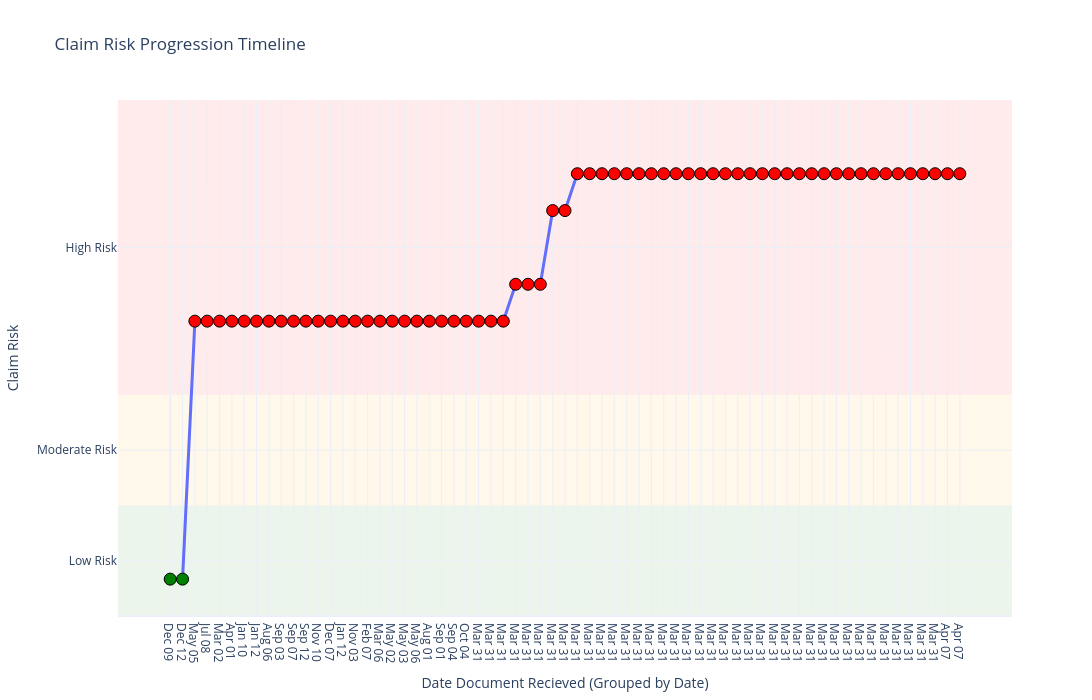

Notebook code cell kept with this figure:
### Code cell
import random
from datetime import datetime, timedelta
import plotly.graph_objects as go
from collections import defaultdict
import re 
from datetime import datetime

# -----------------------------
# INPUT DATA
# -----------------------------
data = final_results

# -----------------------------
# CONFIG
# -----------------------------
risk_map = {"L": 1, "M": 2, "H": 3}
risk_label = {1: "Low", 2: "Moderate", 3: "High"}
risk_color = {1: "green", 2: "orange", 3: "red"}

MIN_OFFSET = 1
PADDING = 2

# -----------------------------
# STEP 1: ASSIGN DATES
# -----------------------------
date_buckets = {
    "L": (datetime(2026, 1, 1), datetime(2026, 1, 31)),
    "M": (datetime(2026, 2, 1), datetime(2026, 2, 28)),
    "H": (datetime(2026, 3, 1), datetime(2026, 3, 31)),
}

def random_date(start, end):
    delta = end - start
    return start + timedelta(days=random.randint(0, delta.days))

def get_date(doc):
    """
    Extracts date from doc['name'] after 'Doc Date'.
    Falls back to created_at.
    Returns timezone-naive datetime (safe for sorting).
    """

    name = doc.get("name", "")

    # Extract Doc Date
    match = re.search(r"Doc Date\s*(\d{1,2}-\d{1,2}-\d{2,4})", name)

    if match:
        date_str = match.group(1)

        for fmt in ("%d-%m-%Y", "%d-%m-%y"):
            try:
                dt = datetime.strptime(date_str, fmt)
                return dt  # already naive
            except ValueError:
                continue

    # Fallback → created_at
    created_at = doc.get("created_at")

    if created_at:
        try:
            dt = datetime.fromisoformat(created_at)

            # ✅ Convert to naive datetime
            if dt.tzinfo is not None:
                dt = dt.replace(tzinfo=None)

            return dt
        except Exception:
            pass

    # Final fallback
    return datetime.now()

for doc in data:
    # risk = doc["risk_info"]["document_risk_score"]
    # start, end = date_buckets.get(risk, (datetime(2026,1,1), datetime(2026,3,31)))
    doc["display_date"] = get_date(doc)

docs = sorted(data, key=lambda x: x["display_date"])
# docs[-1]["display_date"] = docs[-2]["display_date"]
# -----------------------------
# STEP 2: FIRST PASS (same)
# -----------------------------
seen_keywords = set()
current_max_risk = 0

cumulative_by_risk = {1: 0, 2: 0, 3: 0}
max_by_risk = {1: 0, 2: 0, 3: 0}

for doc in docs:
    doc_risk = risk_map.get(doc["risk_info"]["document_risk_score"], 0)
    ann = doc.get("annotations", {}).get("claim-characteristics", {}).get("annotations", [])

    current_keywords = {(a.get("Characteristic"), a.get("Question")) for a in ann}
    new_keywords = current_keywords - seen_keywords

    if doc_risk > current_max_risk:
        current_max_risk = doc_risk

    relevant = set()
    for cat, kw in new_keywords:
        for a in ann:
            if a.get("Question") == kw and a.get("Characteristic") == cat:
                if risk_map.get(a.get("RiskCategory"), 0) == current_max_risk:
                    relevant.add((cat, kw))

    cumulative_by_risk[current_max_risk] += len(relevant)
    max_by_risk[current_max_risk] = max(
        max_by_risk[current_max_risk],
        cumulative_by_risk[current_max_risk]
    )

    seen_keywords.update(current_keywords)

# -----------------------------
# STEP 3: REGION HEIGHTS
# -----------------------------
low_height = max_by_risk[1] + PADDING + MIN_OFFSET
mod_height = max_by_risk[2] + PADDING + MIN_OFFSET
high_height = max_by_risk[3] + PADDING + MIN_OFFSET

risk_base = {
    1: 0,
    2: low_height,
    3: low_height + mod_height
}

total_height = low_height + mod_height + high_height

# -----------------------------
# STEP 4: SECOND PASS + GROUPING
# -----------------------------
seen_keywords = set()
current_max_risk = 0
cumulative_by_risk = {1: 0, 2: 0, 3: 0}

grouped = defaultdict(list)

for doc in docs:
    doc_risk = risk_map.get(doc["risk_info"]["document_risk_score"], 0)
    ann = doc.get("annotations", {}).get("claim-characteristics", {}).get("annotations", [])

    current_keywords = {(a.get("Characteristic"), a.get("Question")) for a in ann}
    new_keywords = current_keywords - seen_keywords

    if doc_risk > current_max_risk:
        current_max_risk = doc_risk

    relevant = set()
    for cat, kw in new_keywords:
        for a in ann:
            if a.get("Question") == kw and a.get("Characteristic") == cat:
                if risk_map.get(a.get("RiskCategory"), 0) == current_max_risk:
                    relevant.add((cat, kw))

    cumulative_by_risk[current_max_risk] += len(relevant)
    seen_keywords.update(current_keywords)

    y_val = risk_base[current_max_risk] + cumulative_by_risk[current_max_risk] + MIN_OFFSET
    color = risk_color[current_max_risk]

    # -----------------------------
    # BUILD PER-DOC HOVER
    # -----------------------------
    hover = f"<b>{doc['name']}</b><br>"
    hover += f"Claim Risk: <span style='color:{color}'><b>{risk_label[current_max_risk]}</b></span><br>"
    hover += f"Cumulative Signals: <b>{cumulative_by_risk[current_max_risk]}</b><br>"

    if relevant:
        hover += f"<b>New {risk_label[current_max_risk]} Risk Signals: ({len(relevant)})</b><br>"
        temp = {}
        for cat, kw in relevant:
            temp.setdefault(cat, []).append(kw)

        for cat, kws in temp.items():
            hover += f"<b>{cat}</b>: <span style='color:{color}'>{', '.join(set(kws))}</span><br>"
    else:
        hover += f"<b>No new {risk_label[current_max_risk]} signals</b><br>"

    hover += "<br>"

    grouped[doc["display_date"]].append({
        "hover": hover,
        "y": y_val,
        "color": color
    })

# -----------------------------
# STEP 5: BUILD FINAL PLOT DATA
# -----------------------------
x_vals = []
y_vals = []
colors = []
hover_texts = []

sorted_dates = sorted(grouped.keys())

for i, date in enumerate(sorted_dates):
    entries = grouped[date]

    combined_hover = f"<b>Date: {date.strftime('%Y-%m-%d')}</b><br><br>"
    combined_hover += "".join([e["hover"] for e in entries])

    # take last state (latest doc that day)
    y_val = entries[-1]["y"]
    color = entries[-1]["color"]

    x_vals.append(i)
    y_vals.append(y_val)
    colors.append(color)
    hover_texts.append(combined_hover)

# -----------------------------
# STEP 6: PLOT
# -----------------------------
fig = go.Figure()

fig.add_trace(go.Scatter(
    x=x_vals,
    y=y_vals,
    mode='lines+markers',
    marker=dict(size=12, color=colors, line=dict(width=1, color='black')),
    line=dict(width=3),
    text=hover_texts,
    hoverinfo='text'
))

# -----------------------------
# BACKGROUND REGIONS
# -----------------------------
fig.add_shape(type="rect", xref="paper", yref="y",
              x0=0, x1=1, y0=0, y1=low_height,
              fillcolor="green", opacity=0.08, layer="below", line_width=0)

fig.add_shape(type="rect", xref="paper", yref="y",
              x0=0, x1=1, y0=low_height, y1=low_height+mod_height,
              fillcolor="orange", opacity=0.08, layer="below", line_width=0)

fig.add_shape(type="rect", xref="paper", yref="y",
              x0=0, x1=1, y0=low_height+mod_height, y1=total_height,
              fillcolor="red", opacity=0.08, layer="below", line_width=0)

# -----------------------------
# FINAL LAYOUT
# -----------------------------
fig.update_layout(
    title="Claim Risk Progression Timeline",

    xaxis=dict(
        title="Date Document Recieved (Grouped by Date)",
        tickvals=x_vals,
        ticktext=[d.strftime("%b %d") for d in sorted_dates]
    ),

    yaxis=dict(
        title="Claim Risk",
        tickvals=[
            low_height / 2,
            low_height + mod_height / 2,
            low_height + mod_height + high_height / 2
        ],
        ticktext=["Low Risk", "Moderate Risk", "High Risk"],
        range=[0, total_height]
    ),

    template="plotly_white",
    height=700,
    width=1200,

    hoverlabel=dict(
        bgcolor="white",
        font_size=13,
        font_family="Arial",
        font_color="black",
        bordercolor="lightgrey",
        align="left"
    )
)

fig.show()

### Figure 1 — Plotly figure (JSON) as saved in the notebook; plotly's stock layout.template omitted (floating-point values rounded to 4 significant figures)
{"data": [{"hoverinfo": "text", "line": {"width": 3}, "marker": {"color": ["green", "green", "red", "red", "red", "red", "red", "red", "red", "red", "red", "red", "red", "red", "red", "red", "red", "red", "red", "red", "red", "red", "red", "red", "red", "red", "red", "red", "red", "red", "red", "red", "red", "red", "red", "red", "red", "red", "red", "red", "red", "red", "red", "red", "red", "red", "red", "red", "red", "red", "red", "red", "red", "red", "red", "red", "red", "red", "red", "red", "red", "red", "red", "red", "red"], "line": {"color": "black", "width": 1}, "size": 12}, "mode": "lines+markers", "text": ["<b>Date: 2014-12-09</b><br><br><b>CLM - Examination Before Trial Report  PLAINTIFF Clm    138226 - MEDVINSKY ALLA vs. PANDYA MD HIMANSHU - Doc Date 9-12-2014.msg.msg</b><br>Claim Risk: <span style='color:green'><b>Low</b></span><br>Cumulative Signals: <b>0</b><br><b>No new Low signals</b><br><br><b>CLM - Examination Before Trial Report  PLAINTIFF Clm    138226 - MEDVINSKY ALLA vs. PANDYA MD HIMANSHU - Doc Date 9-12-2014.msg_R090514DEP.pdf</b><br>Claim Risk: <span style='color:green'><b>Low</b></span><br>Cumulative Signals: <b>0</b><br><b>No new Low signals</b><br><br>", "<b>Date: 2014-12-12</b><br><br><b>CLM - Defense Counsel General Correspondence  Clm    138226 - MEDVINSKY ALLA vs. PANDYA MD HIMANSHU - Doc Date 12-12-2014.msg.msg</b><br>Claim Risk: <span style='color:green'><b>Low</b></span><br>Cumulative Signals: <b>0</b><br><b>No new Low signals</b><br><br><b>CLM - Defense Counsel General Correspondence  Clm    138226 - MEDVINSKY ALLA vs. PANDYA MD HIMANSHU - Doc Date 12-12-2014.msg_R120814DIS.pdf</b><br>Claim Risk: <span style='color:green'><b>Low</b></span><br>Cumulative Signals: <b>0</b><br><b>No new Low signals</b><br><br>", "<b>Date: 2015-05-05</b><br><br><b>CLM - Defense Counsel General Correspondence UPDATE ON EBT DATES Clm    138226 - MEDVINSKY ALLA vs. PANDYA MD HIMANSHU - Doc Date 5-5-2015.msg.msg</b><br>Claim Risk: <span style='color:green'><b>Low</b></span><br>Cumulative Signals: <b>0</b><br><b>No new Low signals</b><br><br><b>CLM - Defense Counsel General Correspondence UPDATE ON EBT DATES Clm    138226 - MEDVINSKY ALLA vs. PANDYA MD HIMANSHU - Doc Date 5-5-2015.msg_R042415AP.pdf</b><br>Claim Risk: <span style='color:red'><b>High</b></span><br>Cumulative Signals: <b>1</b><br><b>New High Risk Signals: (1)</b><br><b>Other</b>: <span style='color:red'>Affidavit</span><br><br>", "<b>Date: 2015-07-08</b><br><br><b>CLM - Defense Counsel General Correspondence STATUS UPDATE Clm    138226 - MEDVINSKY, ALLA vs. PANDYA MD, HIMANSHU - Doc Date 8-7-2015.pdf</b><br>Claim Risk: <span style='color:red'><b>High</b></span><br>Cumulative Signals: <b>1</b><br><b>No new High signals</b><br><br>", "<b>Date: 2017-03-02</b><br><br><b>CLM - Defense Counsel General Correspondence REPORT - CASE STAYED Clm    138226 - MEDVINSKY, ALLA vs. PANDYA MD, HIMANSHU - Doc Date 2-3-2017.pdf</b><br>Claim Risk: <span style='color:red'><b>High</b></span><br>Cumulative Signals: <b>1</b><br><b>No new High signals</b><br><br>", "<b>Date: 2019-04-01</b><br><br><b>CLM - Defense Counsel Record Review Clm    138226 - MEDVINSKY, ALLA vs. PANDYA MD, HIMANSHU - Doc Date 1-4-2019.DOC</b><br>Claim Risk: <span style='color:red'><b>High</b></span><br>Cumulative Signals: <b>1</b><br><b>No new High signals</b><br><br>", "<b>Date: 2020-01-10</b><br><br><b>CLM - Defense Counsel General Correspondence DEFENSE COUNSEL CHRONOLOGY Clm    138226 - MEDVINSKY ALLA vs. PANDYA MD HIMANSHU - Doc Date 10-1-2020.msg.msg</b><br>Claim Risk: <span style='color:red'><b>High</b></span><br>Cumulative Signals: <b>1</b><br><b>No new High signals</b><br><br>", "<b>Date: 2021-01-12</b><br><br><b>CLM - Defense Counsel General Correspondence NO DECISION-ACTIVITY ON MOTION TO DISMISS Clm    138226 - MEDVINSKY ALLA vs. PANDYA MD HIMANSHU - Doc Date 12-1-2021.msg.msg</b><br>Claim Risk: <span style='color:red'><b>High</b></span><br>Cumulative Signals: <b>1</b><br><b>No new High signals</b><br><br>", "<b>Date: 2021-08-06</b><br><br><b>CLM - Defense Counsel General Correspondence STATUS OF MOTION TO DISMISS Clm    138226 - MEDVINSKY ALLA vs. PANDYA MD HIMANSHU - Doc Date 6-8-2021.msg.msg</b><br>Claim Risk: <span style='color:red'><b>High</b></span><br>Cumulative Signals: <b>1</b><br><b>No new High signals</b><br><br><b>CLM - Defense Counsel General Correspondence STATUS OF MOTION TO DISMISS Clm    138226 - MEDVINSKY ALLA vs. PANDYA MD HIMANSHU - Doc Date 6-8-2021.msg_To PRI re  6.16.21 Appearance Motion to Dismiss.DOC</b><br>Claim Risk: <span style='color:red'><b>High</b></span><br>Cumulative Signals: <b>1</b><br><b>No new High signals</b><br><br><b>CLM - Defense Counsel General Correspondence STATUS OF MOTION TO DISMISS Clm    138226 - MEDVINSKY ALLA vs. PANDYA MD HIMANSHU - Doc Date 6-8-2021.msg_To PRI re  6.16.21 Appearance Motion to Dismiss_.PDF</b><br>Claim Risk: <span style='color:red'><b>High</b></span><br>Cumulative Signals: <b>1</b><br><b>No new High signals</b><br><br>", "<b>Date: 2021-09-03</b><br><br><b>CLM - Defense Counsel General Correspondence MOTION TO DISMISS APPROVED Clm    138226 - MEDVINSKY ALLA vs. PANDYA MD HIMANSHU - Doc Date 3-9-2021.msg.msg</b><br>Claim Risk: <span style='color:red'><b>High</b></span><br>Cumulative Signals: <b>1</b><br><b>No new High signals</b><br><br><b>CLP - Motions-Orders Clm    138226 - MEDVINSKY ALLA vs. PANDYA MD HIMANSHU - Doc Date 3-9-2021.msg.msg</b><br>Claim Risk: <span style='color:red'><b>High</b></span><br>Cumulative Signals: <b>1</b><br><b>No new High signals</b><br><br>", "<b>Date: 2021-09-07</b><br><br><b>CLM - Defense Counsel General Correspondence REQUEST UPDATE ON MOTION TO DISMISS Clm    138226 - MEDVINSKY ALLA vs. PANDYA MD HIMANSHU - Doc Date 7-9-2021.msg.msg</b><br>Claim Risk: <span style='color:red'><b>High</b></span><br>Cumulative Signals: <b>1</b><br><b>No new High signals</b><br><br><b>CLM - Defense Counsel General Correspondence STATUS UPDATE Clm    138226 - MEDVINSKY ALLA vs. PANDYA MD HIMANSHU - Doc Date 7-9-2021.msg_image001.png</b><br>Claim Risk: <span style='color:red'><b>High</b></span><br>Cumulative Signals: <b>1</b><br><b>No new High signals</b><br><br><b>CLM - Defense Counsel General Correspondence STATUS UPDATE Clm    138226 - MEDVINSKY ALLA vs. PANDYA MD HIMANSHU - Doc Date 7-9-2021.msg.msg</b><br>Claim Risk: <span style='color:red'><b>High</b></span><br>Cumulative Signals: <b>1</b><br><b>No new High signals</b><br><br><b>CLM - Defense Counsel General Correspondence STATUS UPDATE Clm    138226 - MEDVINSKY ALLA vs. PANDYA MD HIMANSHU - Doc Date 7-9-2021.msg_To PRI re  Our MTD and 8.11.21 Appearance.DOC</b><br>Claim Risk: <span style='color:red'><b>High</b></span><br>Cumulative Signals: <b>1</b><br><b>No new High signals</b><br><br><b>CLM - Defense Counsel General Correspondence STATUS UPDATE Clm    138226 - MEDVINSKY ALLA vs. PANDYA MD HIMANSHU - Doc Date 7-9-2021.msg_To PRI re Our MTD and 8.11.21 Appearance_.PDF</b><br>Claim Risk: <span style='color:red'><b>High</b></span><br>Cumulative Signals: <b>1</b><br><b>No new High signals</b><br><br>", "<b>Date: 2021-09-12</b><br><br><b>CLM - Defense Counsel General Correspondence CO-DEF. MT.SINAI HEALTH SYSTEM TO BE D-C ED Clm    170949 - MARMO MELISSA vs. AMBOY MEDICAL PRACTICE PC - Doc Date 12-9-2021.msg_Beth Issig Affidavit for Mt. Sinai.pdf</b><br>Claim Risk: <span style='color:red'><b>High</b></span><br>Cumulative Signals: <b>1</b><br><b>No new High signals</b><br><br>", "<b>Date: 2021-11-10</b><br><br><b>CLM - Defense Counsel General Correspondence CO-DEF. MT.SINAI HEALTH MOVED TO DISMISS Clm    170949 - MARMO MELISSA vs. AMBOY MEDICAL PRACTICE PC - Doc Date 10-11-2021.msg.msg</b><br>Claim Risk: <span style='color:red'><b>High</b></span><br>Cumulative Signals: <b>1</b><br><b>No new High signals</b><br><br>", "<b>Date: 2021-12-07</b><br><br><b>CLM - Defense Counsel General Correspondence STATUS OF MOTION TO DISAMISS Clm    138226 - MEDVINSKY ALLA vs. PANDYA MD HIMANSHU - Doc Date 7-12-2021.msg.msg</b><br>Claim Risk: <span style='color:red'><b>High</b></span><br>Cumulative Signals: <b>1</b><br><b>No new High signals</b><br><br>", "<b>Date: 2022-01-12</b><br><br><b>CLP - Summons and Complaint (S   C) Clm    138226 - MEDVINSKY ALLA vs. PANDYA MD HIMANSHU - Doc Date 12-1-2022.msg_LETTERS OF ADMINISTRATION.PDF</b><br>Claim Risk: <span style='color:red'><b>High</b></span><br>Cumulative Signals: <b>1</b><br><b>No new High signals</b><br><br><b>CLP - Summons and Complaint (S   C) Clm    138226 - MEDVINSKY ALLA vs. PANDYA MD HIMANSHU - Doc Date 12-1-2022.msg.msg</b><br>Claim Risk: <span style='color:red'><b>High</b></span><br>Cumulative Signals: <b>1</b><br><b>No new High signals</b><br><br>", "<b>Date: 2024-11-03</b><br><br><b>CLM - Examination Before Trial Report  INSURED Clm    138226 - MEDVINSKY, ALLA vs. PANDYA MD, HIMANSHU - Doc Date 3-11-2024.DOCX</b><br>Claim Risk: <span style='color:red'><b>High</b></span><br>Cumulative Signals: <b>1</b><br><b>No new High signals</b><br><br>", "<b>Date: 2025-02-07</b><br><br><b>CLM - Closing CLOSING DOCUMENTS Clm    138226 - MEDVINSKY, ALLA vs. PANDYA MD, HIMANSHU - Doc Date 7-2-2025.PDF</b><br>Claim Risk: <span style='color:red'><b>High</b></span><br>Cumulative Signals: <b>1</b><br><b>No new High signals</b><br><br>", "<b>Date: 2025-03-06</b><br><br><b>CLM  Litigation Management APPROVAL FOR KE LAUB TO COVER THE 6-4-25 CONF. Clm    138226 - MEDVINSKY ALLA vs. PANDYA MD HIMANSHU - Doc Date 6-3-2025.msg.msg</b><br>Claim Risk: <span style='color:red'><b>High</b></span><br>Cumulative Signals: <b>1</b><br><b>No new High signals</b><br><br>", "<b>Date: 2025-05-02</b><br><br><b>CLM - Defense Counsel General Correspondence PC IS CONSIDERING A STIP OF DISC FOR INSURED. Clm    138226 - MEDVINSKY ALLA vs. PANDYA MD HIMANSHU - Doc Date 2-5-2025.msg.msg</b><br>Claim Risk: <span style='color:red'><b>High</b></span><br>Cumulative Signals: <b>1</b><br><b>No new High signals</b><br><br>", "<b>Date: 2025-05-03</b><br><br><b>CLM - DOH Reports Clm    138226 - MEDVINSKY, ALLA vs. PANDYA MD, HIMANSHU - Doc Date 3-5-2025.pdf</b><br>Claim Risk: <span style='color:red'><b>High</b></span><br>Cumulative Signals: <b>1</b><br><b>No new High signals</b><br><br>", "<b>Date: 2025-05-06</b><br><br><b>CLM - Stipulation of Discontinuance CLOSING DOCUMENTS Clm    138226 - MEDVINSKY ALLA vs. PANDYA MD HIMANSHU - Doc Date 6-5-2025.msg.msg</b><br>Claim Risk: <span style='color:red'><b>High</b></span><br>Cumulative Signals: <b>1</b><br><b>No new High signals</b><br><br><b>CLM - Stipulation of Discontinuance CLOSING DOCUMENTS Clm    138226 - MEDVINSKY ALLA vs. PANDYA MD HIMANSHU - Doc Date 6-5-2025.msg_So-Ordered Stipulation of Discontinuance Dr. Pandya.PDF</b><br>Claim Risk: <span style='color:red'><b>High</b></span><br>Cumulative Signals: <b>1</b><br><b>No new High signals</b><br><br>", "<b>Date: 2025-08-01</b><br><br><b>CLM - Defense Counsel General Correspondence STRATEGY DISCUSSION WITH DC RE SOD Clm    138226 - MEDVINSKY ALLA vs. PANDYA MD HIMANSHU - Doc Date 1-8-2025.msg.msg</b><br>Claim Risk: <span style='color:red'><b>High</b></span><br>Cumulative Signals: <b>1</b><br><b>No new High signals</b><br><br>", "<b>Date: 2025-09-01</b><br><br><b>CLM - Defense Counsel General Correspondence FOLLOW - UP FOR STIP FOR INSURED Clm    138226 - MEDVINSKY ALLA vs. PANDYA MD HIMANSHU - Doc Date 1-9-2025.msg.msg</b><br>Claim Risk: <span style='color:red'><b>High</b></span><br>Cumulative Signals: <b>1</b><br><b>No new High signals</b><br><br>", "<b>Date: 2025-09-04</b><br><br><b>CLM - Defense Counsel General Correspondence DC WILL REQUEST STIP FOR INS. AT CONF 4-10-25 Clm    138226 - MEDVINSKY ALLA vs. PANDYA MD HIMANSHU - Doc Date 4-9-2025.msg.msg</b><br>Claim Risk: <span style='color:red'><b>High</b></span><br>Cumulative Signals: <b>1</b><br><b>No new High signals</b><br><br>", "<b>Date: 2025-10-04</b><br><br><b>CLM - Stipulation of Discontinuance CLOSING DOCUMENTS Clm    138226 - MEDVINSKY ALLA vs. PANDYA MD HIMANSHU - Doc Date 4-10-2025.msg_Def Hassan Farhat & NY Community Hosp Answer to Pltf 2.25.11.PDF</b><br>Claim Risk: <span style='color:red'><b>High</b></span><br>Cumulative Signals: <b>1</b><br><b>No new High signals</b><br><br><b>CLM - Stipulation of Discontinuance CLOSING DOCUMENTS Clm    138226 - MEDVINSKY ALLA vs. PANDYA MD HIMANSHU - Doc Date 4-10-2025.msg_Def Pal Gardens Center for Nursing & Rehab  Answer to Pltf 8.17.11.PDF</b><br>Claim Risk: <span style='color:red'><b>High</b></span><br>Cumulative Signals: <b>1</b><br><b>No new High signals</b><br><br><b>CLM - Stipulation of Discontinuance CLOSING DOCUMENTS Clm    138226 - MEDVINSKY ALLA vs. PANDYA MD HIMANSHU - Doc Date 4-10-2025.msg.msg</b><br>Claim Risk: <span style='color:red'><b>High</b></span><br>Cumulative Signals: <b>1</b><br><b>No new High signals</b><br><br><b>CLM - Stipulation of Discontinuance CLOSING DOCUMENTS Clm    138226 - MEDVINSKY ALLA vs. PANDYA MD HIMANSHU - Doc Date 4-10-2025.msg_Stip of Disc - signed.PDF</b><br>Claim Risk: <span style='color:red'><b>High</b></span><br>Cumulative Signals: <b>1</b><br><b>No new High signals</b><br><br>", "<b>Date: 2026-03-31</b><br><br><b>CLM - Attorney Interview of Insured Clm    170949 - MARMO, MELISSA vs. AMBOY MEDICAL PRACTICE, PC - Doc Date 3-31-2022.docx</b><br>Claim Risk: <span style='color:red'><b>High</b></span><br>Cumulative Signals: <b>1</b><br><b>No new High signals</b><br><br>", "<b>Date: 2026-03-31</b><br><br><b>CLM - Defense Counsel General Correspondence 4-9-2024 SETT CONF REPORT Clm    170949 - MARMO, MELISSA vs. AMBOY MEDICAL PRACTICE, PC - Doc Date 4-16-....docx</b><br>Claim Risk: <span style='color:red'><b>High</b></span><br>Cumulative Signals: <b>1</b><br><b>No new High signals</b><br><br>", "<b>Date: 2026-03-31</b><br><br><b>CLM - Defense Counsel General Correspondence 4-23-2024 COMPLIANCE CONFERENCE REPORT Clm    170949 - MARMO, MELISSA vs. AMBOY MEDICAL PRACTICE, PC - D....docx</b><br>Claim Risk: <span style='color:red'><b>High</b></span><br>Cumulative Signals: <b>1</b><br><b>No new High signals</b><br><br>", "<b>Date: 2026-03-31</b><br><br><b>All eOASIS notes for CL#170949.pdf</b><br>Claim Risk: <span style='color:red'><b>High</b></span><br>Cumulative Signals: <b>2</b><br><b>New High Risk Signals: (1)</b><br><b>Damage</b>: <span style='color:red'>Brain Injury</span><br><br>", "<b>Date: 2026-03-31</b><br><br><b>CLM - Defense Counsel BOP Review Clm    170949 - MARMO MELISSA vs. AMBOY MEDICAL PRACTICE PC - Doc Date 6-17-2021.msg.msg</b><br>Claim Risk: <span style='color:red'><b>High</b></span><br>Cumulative Signals: <b>2</b><br><b>No new High signals</b><br><br>", "<b>Date: 2026-03-31</b><br><br><b>CLM - Defense Counsel BOP Review Clm    170949 - MARMO MELISSA vs. AMBOY MEDICAL PRACTICE PC - Doc Date 5-28-2021.msg.msg</b><br>Claim Risk: <span style='color:red'><b>High</b></span><br>Cumulative Signals: <b>2</b><br><b>No new High signals</b><br><br>", "<b>Date: 2026-03-31</b><br><br><b>CLM - Defense Counsel BOP Review Clm    170949 - MARMO MELISSA vs. AMBOY MEDICAL PRACTICE PC - Doc Date 5-28-2021.msg_2021.05.25 - RTC- BP Report.docx</b><br>Claim Risk: <span style='color:red'><b>High</b></span><br>Cumulative Signals: <b>4</b><br><b>New High Risk Signals: (2)</b><br><b>Damage</b>: <span style='color:red'>Impaired, Brain Damage</span><br><br>", "<b>Date: 2026-03-31</b><br><br><b>CLM - Vendor Invoice BILL ISSUES Clm    138226 - MEDVINSKY ALLA vs. PANDYA MD HIMANSHU - Doc Date 9-14-2020.msg.msg</b><br>Claim Risk: <span style='color:red'><b>High</b></span><br>Cumulative Signals: <b>4</b><br><b>No new High signals</b><br><br>", "<b>Date: 2026-03-31</b><br><br><b>CLM - Examination Before Trial Report  PLAINTIFF Clm    138226 - MEDVINSKY, ALLA vs. PANDYA MD, HIMANSHU - Doc Date 11-19-2015.pdf</b><br>Claim Risk: <span style='color:red'><b>High</b></span><br>Cumulative Signals: <b>5</b><br><b>New High Risk Signals: (1)</b><br><b>Damage</b>: <span style='color:red'>Sepsis</span><br><br>", "<b>Date: 2026-03-31</b><br><br><b>CLP - Attorney Transfer Form Clm    138226 - MEDVINSKY, ALLA vs. PANDYA MD, HIMANSHU - Doc Date 3-15-2018.pdf</b><br>Claim Risk: <span style='color:red'><b>High</b></span><br>Cumulative Signals: <b>5</b><br><b>No new High signals</b><br><br>", "<b>Date: 2026-03-31</b><br><br><b>CLM - Defense Counsel Record Review Clm    138226 - MEDVINSKY, ALLA vs. PANDYA MD, HIMANSHU - Doc Date 11-14.DOC</b><br>Claim Risk: <span style='color:red'><b>High</b></span><br>Cumulative Signals: <b>5</b><br><b>No new High signals</b><br><br>", "<b>Date: 2026-03-31</b><br><br><b>CLM - Plaintiff Counsel Correspondence Clm    138226 - MEDVINSKY, ALLA vs. PANDYA MD, HIMANSHU - Doc Date 6-23-2016.pdf</b><br>Claim Risk: <span style='color:red'><b>High</b></span><br>Cumulative Signals: <b>5</b><br><b>No new High signals</b><br><br>", "<b>Date: 2026-03-31</b><br><br><b>CLM  Litigation Management APPROVAL FOR 3.5 HOURS FOR MOTION TO SO ORDER STIP Clm    138226 - MEDVINSKY ALLA vs. PANDYA MD HIMANSHU - Doc Date 4-27-2025.msg.msg</b><br>Claim Risk: <span style='color:red'><b>High</b></span><br>Cumulative Signals: <b>5</b><br><b>No new High signals</b><br><br>", "<b>Date: 2026-03-31</b><br><br><b>CLM - Defense Counsel Record Review Clm    138226 - MEDVINSKY, ALLA vs. PANDYA MD, HIMANSHU - Doc Date 3-14-2019.DOC</b><br>Claim Risk: <span style='color:red'><b>High</b></span><br>Cumulative Signals: <b>5</b><br><b>No new High signals</b><br><br>", "<b>Date: 2026-03-31</b><br><br><b>CLM - Defense Counsel Record Review Clm    138226 - MEDVINSKY, ALLA vs. PANDYA MD, HIMANSHU - Doc Date 10-25-2018.DOC</b><br>Claim Risk: <span style='color:red'><b>High</b></span><br>Cumulative Signals: <b>5</b><br><b>No new High signals</b><br><br>", "<b>Date: 2026-03-31</b><br><br><b>CLM - Signed Consent Clm    138226 - MEDVINSKY, ALLA vs. PANDYA MD, HIMANSHU - Doc Date 5-30-2018.pdf</b><br>Claim Risk: <span style='color:red'><b>High</b></span><br>Cumulative Signals: <b>5</b><br><b>No new High signals</b><br><br>", "<b>Date: 2026-03-31</b><br><br><b>CLM - Suit Evaluation  INITIAL Clm    138226 - MEDVINSKY, ALLA vs. PANDYA MD, HIMANSHU - Doc Date 10-25-2018.PDF</b><br>Claim Risk: <span style='color:red'><b>High</b></span><br>Cumulative Signals: <b>5</b><br><b>No new High signals</b><br><br>", "<b>Date: 2026-03-31</b><br><br><b>CLM - Defense Counsel General Correspondence UPDATE Clm    138226 - MEDVINSKY, ALLA vs. PANDYA MD, HIMANSHU - Doc Date 7-24-2015.pdf</b><br>Claim Risk: <span style='color:red'><b>High</b></span><br>Cumulative Signals: <b>5</b><br><b>No new High signals</b><br><br>", "<b>Date: 2026-03-31</b><br><br><b>CLM - Defense Counsel Record Review Clm    138226 - MEDVINSKY, ALLA vs. PANDYA MD, HIMANSHU - Doc Date 11-14-18.DOC</b><br>Claim Risk: <span style='color:red'><b>High</b></span><br>Cumulative Signals: <b>5</b><br><b>No new High signals</b><br><br>", "<b>Date: 2026-03-31</b><br><br><b>CLP - Motions-Orders Clm    138226 - MEDVINSKY, ALLA vs. PANDYA MD, HIMANSHU - Doc Date 12-18-2023.PDF</b><br>Claim Risk: <span style='color:red'><b>High</b></span><br>Cumulative Signals: <b>5</b><br><b>No new High signals</b><br><br>", "<b>Date: 2026-03-31</b><br><br><b>CLM - Defense Counsel General Correspondence RE STAY Clm    138226 - MEDVINSKY, ALLA vs. PANDYA MD, HIMANSHU - Doc Date 8-23-2017.pdf</b><br>Claim Risk: <span style='color:red'><b>High</b></span><br>Cumulative Signals: <b>5</b><br><b>No new High signals</b><br><br>", "<b>Date: 2026-03-31</b><br><br><b>CLM - Defense Counsel General Correspondence CODEF WON T SIGN STIP BY PC DID Clm    138226 - MEDVINSKY ALLA vs. PANDYA MD HIMANSHU - Doc Date 4-15-2025.msg.msg</b><br>Claim Risk: <span style='color:red'><b>High</b></span><br>Cumulative Signals: <b>5</b><br><b>No new High signals</b><br><br>", "<b>Date: 2026-03-31</b><br><br><b>CLM - Defense Counsel General Correspondence UPDATE STAY AND RECS Clm    138226 - MEDVINSKY ALLA vs. PANDYA MD HIMANSHU - Doc Date 9-29-2020.msg.msg</b><br>Claim Risk: <span style='color:red'><b>High</b></span><br>Cumulative Signals: <b>5</b><br><b>No new High signals</b><br><br>", "<b>Date: 2026-03-31</b><br><br><b>CLM - Main File (Closed) Clm    138226 - MEDVINSKY, ALLA vs. PANDYA MD, HIMANSHU - Doc Date 1-17-2019.pdf</b><br>Claim Risk: <span style='color:red'><b>High</b></span><br>Cumulative Signals: <b>5</b><br><b>No new High signals</b><br><br>", "<b>Date: 2026-03-31</b><br><br><b>CLM - Defense Counsel General Correspondence STATUS Clm    138226 - MEDVINSKY, ALLA vs. PANDYA MD, HIMANSHU - Doc Date 8-18-2015.pdf</b><br>Claim Risk: <span style='color:red'><b>High</b></span><br>Cumulative Signals: <b>5</b><br><b>No new High signals</b><br><br>", "<b>Date: 2026-03-31</b><br><br><b>CLM - Examination Before Trial Report  CODEFENDANT Clm    138226 - MEDVINSKY, ALLA vs. PANDYA MD, HIMANSHU - Doc Date 9-24-2024.PDF</b><br>Claim Risk: <span style='color:red'><b>High</b></span><br>Cumulative Signals: <b>5</b><br><b>No new High signals</b><br><br>", "<b>Date: 2026-03-31</b><br><br><b>CLM - Defense Counsel General Correspondence RE CONTINUED EBT OF A. PEKERMAN Clm    138226 - MEDVINSKY, ALLA vs. PANDYA MD, HIMANSHU - Doc Date 10-14-....pdf</b><br>Claim Risk: <span style='color:red'><b>High</b></span><br>Cumulative Signals: <b>5</b><br><b>No new High signals</b><br><br>", "<b>Date: 2026-03-31</b><br><br><b>CLM - Defense Counsel General Correspondence UPDATE Clm    138226 - MEDVINSKY, ALLA vs. PANDYA MD, HIMANSHU - Doc Date 1-29-2016.pdf</b><br>Claim Risk: <span style='color:red'><b>High</b></span><br>Cumulative Signals: <b>5</b><br><b>No new High signals</b><br><br>", "<b>Date: 2026-03-31</b><br><br><b>CLM - Defense Counsel Record Review Clm    138226 - MEDVINSKY, ALLA vs. PANDYA MD, HIMANSHU - Doc Date 11-14-2018.DOC</b><br>Claim Risk: <span style='color:red'><b>High</b></span><br>Cumulative Signals: <b>5</b><br><b>No new High signals</b><br><br>", "<b>Date: 2026-03-31</b><br><br><b>All eOASIS notes for CL#138226.pdf</b><br>Claim Risk: <span style='color:red'><b>High</b></span><br>Cumulative Signals: <b>5</b><br><b>No new High signals</b><br><br>", "<b>Date: 2026-03-31</b><br><br><b>CLM - Defense Counsel General Correspondence PLAINTIFF HAS SIGNED A STIP. OF DISCONTINUANCE Clm    138226 - MEDVINSKY ALLA vs. PANDYA MD HIMANSHU - Doc Date 2-26-2025.msg.msg</b><br>Claim Risk: <span style='color:red'><b>High</b></span><br>Cumulative Signals: <b>5</b><br><b>No new High signals</b><br><br>", "<b>Date: 2026-03-31</b><br><br><b>CLM - Defense Counsel General Correspondence NEED DEATH CERTIFICATE- MOTION TO DISMISS PENDING Clm    138226 - MEDVINSKY ALLA vs. PANDYA MD HIMANSHU - Doc Date 3-30-2021.msg.msg</b><br>Claim Risk: <span style='color:red'><b>High</b></span><br>Cumulative Signals: <b>5</b><br><b>No new High signals</b><br><br>", "<b>Date: 2026-03-31</b><br><br><b>CLP - Pleadings File (Closed) Clm    138226 - MEDVINSKY, ALLA vs. PANDYA MD, HIMANSHU - Doc Date 1-17-2019.pdf</b><br>Claim Risk: <span style='color:red'><b>High</b></span><br>Cumulative Signals: <b>5</b><br><b>No new High signals</b><br><br>", "<b>Date: 2026-03-31</b><br><br><b>CLM - Defense Counsel General Correspondence PLAINTIFF DIED NEED DEATH CERTIFICATE Clm    138226 - MEDVINSKY ALLA vs. PANDYA MD HIMANSHU - Doc Date 3-29-2021.msg.msg</b><br>Claim Risk: <span style='color:red'><b>High</b></span><br>Cumulative Signals: <b>5</b><br><b>No new High signals</b><br><br>", "<b>Date: 2026-03-31</b><br><br><b>CLM - Defense Counsel General Correspondence PC HAS NOT RESP. TO REQ. TO DISC. INS Clm    138226 - MEDVINSKY ALLA vs. PANDYA MD HIMANSHU - Doc Date 2-19-2025.msg.msg</b><br>Claim Risk: <span style='color:red'><b>High</b></span><br>Cumulative Signals: <b>5</b><br><b>No new High signals</b><br><br>", "<b>Date: 2026-03-31</b><br><br><b>CLD - Data File (Closed) Clm    138226 - MEDVINSKY, ALLA vs. PANDYA MD, HIMANSHU - Doc Date 1-17-2019.pdf</b><br>Claim Risk: <span style='color:red'><b>High</b></span><br>Cumulative Signals: <b>5</b><br><b>No new High signals</b><br><br>", "<b>Date: 2026-03-31</b><br><br><b>CLM - Vendor Invoice BILL ISSUES Clm    138226 - MEDVINSKY ALLA vs. PANDYA MD HIMANSHU - Doc Date 9-14-2020.msg_Pekerman-Medvinsky Inv.2009322.pdf</b><br>Claim Risk: <span style='color:red'><b>High</b></span><br>Cumulative Signals: <b>5</b><br><b>No new High signals</b><br><br>", "<b>Date: 2026-03-31</b><br><br><b>CLM - Vendor Invoice BILL ISSUES Clm    138226 - MEDVINSKY ALLA vs. PANDYA MD HIMANSHU - Doc Date 9-14-2020.msg_Chronology.DOCX</b><br>Claim Risk: <span style='color:red'><b>High</b></span><br>Cumulative Signals: <b>5</b><br><b>No new High signals</b><br><br>", "<b>Date: 2026-04-07</b><br><br><b>138226.pdf</b><br>Claim Risk: <span style='color:red'><b>High</b></span><br>Cumulative Signals: <b>5</b><br><b>No new High signals</b><br><br>", "<b>Date: 2026-04-07</b><br><br><b>170949.pdf</b><br>Claim Risk: <span style='color:red'><b>High</b></span><br>Cumulative Signals: <b>5</b><br><b>No new High signals</b><br><br>"], "type": "scatter", "x": [0, 1, 2, 3, 4, 5, 6, 7, 8, 9, 10, 11, 12, 13, 14, 15, 16, 17, 18, 19, 20, 21, 22, 23, 24, 25, 26, 27, 28, 29, 30, 31, 32, 33, 34, 35, 36, 37, 38, 39, 40, 41, 42, 43, 44, 45, 46, 47, 48, 49, 50, 51, 52, 53, 54, 55, 56, 57, 58, 59, 60, 61, 62, 63, 64], "y": [1, 1, 8, 8, 8, 8, 8, 8, 8, 8, 8, 8, 8, 8, 8, 8, 8, 8, 8, 8, 8, 8, 8, 8, 8, 8, 8, 8, 9, 9, 9, 11, 11, 12, 12, 12, 12, 12, 12, 12, 12, 12, 12, 12, 12, 12, 12, 12, 12, 12, 12, 12, 12, 12, 12, 12, 12, 12, 12, 12, 12, 12, 12, 12, 12]}], "layout": {"height": 700, "hoverlabel": {"align": "left", "bgcolor": "white", "bordercolor": "lightgrey", "font": {"color": "black", "family": "Arial", "size": 13}}, "shapes": [{"fillcolor": "green", "layer": "below", "line": {"width": 0}, "opacity": 0.08, "type": "rect", "x0": 0, "x1": 1, "xref": "paper", "y0": 0, "y1": 3, "yref": "y"}, {"fillcolor": "orange", "layer": "below", "line": {"width": 0}, "opacity": 0.08, "type": "rect", "x0": 0, "x1": 1, "xref": "paper", "y0": 3, "y1": 6, "yref": "y"}, {"fillcolor": "red", "layer": "below", "line": {"width": 0}, "opacity": 0.08, "type": "rect", "x0": 0, "x1": 1, "xref": "paper", "y0": 6, "y1": 14, "yref": "y"}], "title": {"text": "Claim Risk Progression Timeline"}, "width": 1200, "xaxis": {"ticktext": ["Dec 09", "Dec 12", "May 05", "Jul 08", "Mar 02", "Apr 01", "Jan 10", "Jan 12", "Aug 06", "Sep 03", "Sep 07", "Sep 12", "Nov 10", "Dec 07", "Jan 12", "Nov 03", "Feb 07", "Mar 06", "May 02", "May 03", "May 06", "Aug 01", "Sep 01", "Sep 04", "Oct 04", "Mar 31", "Mar 31", "Mar 31", "Mar 31", "Mar 31", "Mar 31", "Mar 31", "Mar 31", "Mar 31", "Mar 31", "Mar 31", "Mar 31", "Mar 31", "Mar 31", "Mar 31", "Mar 31", "Mar 31", "Mar 31", "Mar 31", "Mar 31", "Mar 31", "Mar 31", "Mar 31", "Mar 31", "Mar 31", "Mar 31", "Mar 31", "Mar 31", "Mar 31", "Mar 31", "Mar 31", "Mar 31", "Mar 31", "Mar 31", "Mar 31", "Mar 31", "Mar 31", "Mar 31", "Apr 07", "Apr 07"], "tickvals": [0, 1, 2, 3, 4, 5, 6, 7, 8, 9, 10, 11, 12, 13, 14, 15, 16, 17, 18, 19, 20, 21, 22, 23, 24, 25, 26, 27, 28, 29, 30, 31, 32, 33, 34, 35, 36, 37, 38, 39, 40, 41, 42, 43, 44, 45, 46, 47, 48, 49, 50, 51, 52, 53, 54, 55, 56, 57, 58, 59, 60, 61, 62, 63, 64], "title": {"text": "Date Document Recieved (Grouped by Date)"}}, "yaxis": {"range": [0, 14], "ticktext": ["Low Risk", "Moderate Risk", "High Risk"], "tickvals": [1.5, 4.5, 10], "title": {"text": "Claim Risk"}}}}
